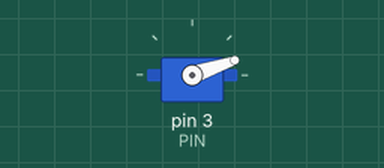
Bench run of a sketch on a simulated Arduino Uno, built with avr-gcc and run on an emulated ATmega328P. On the bench: servo.

Above: at 0.05 s.
At 0.35 s:
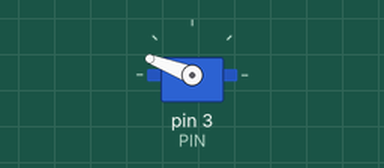
At 1.65 s:
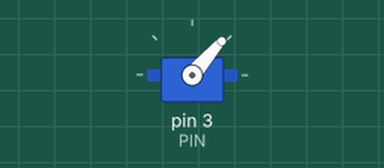
At 2.7 s:
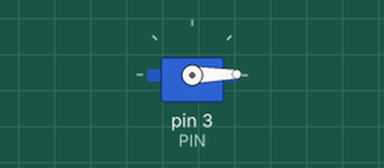
Timing chart, 0 to 6.3 s (numbered marks = the images above):
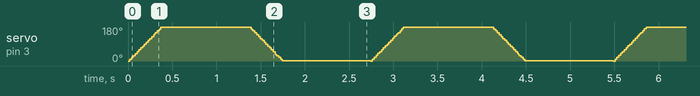

The sketch:

servo_testing.ino
```cpp
#include <Servo.h>
#define PIN 3

Servo servo;
int i = 0;

void setup() {
  servo.attach(PIN);
}

void loop() {
  for(i = 0; i < 179; i++){
    servo.write(i);
    delay(2);
  }
  delay(1000);

  for(i = 179; i > 0; i--){
    servo.write(i);
    delay(2);
  }
  delay(1000);
}
```
